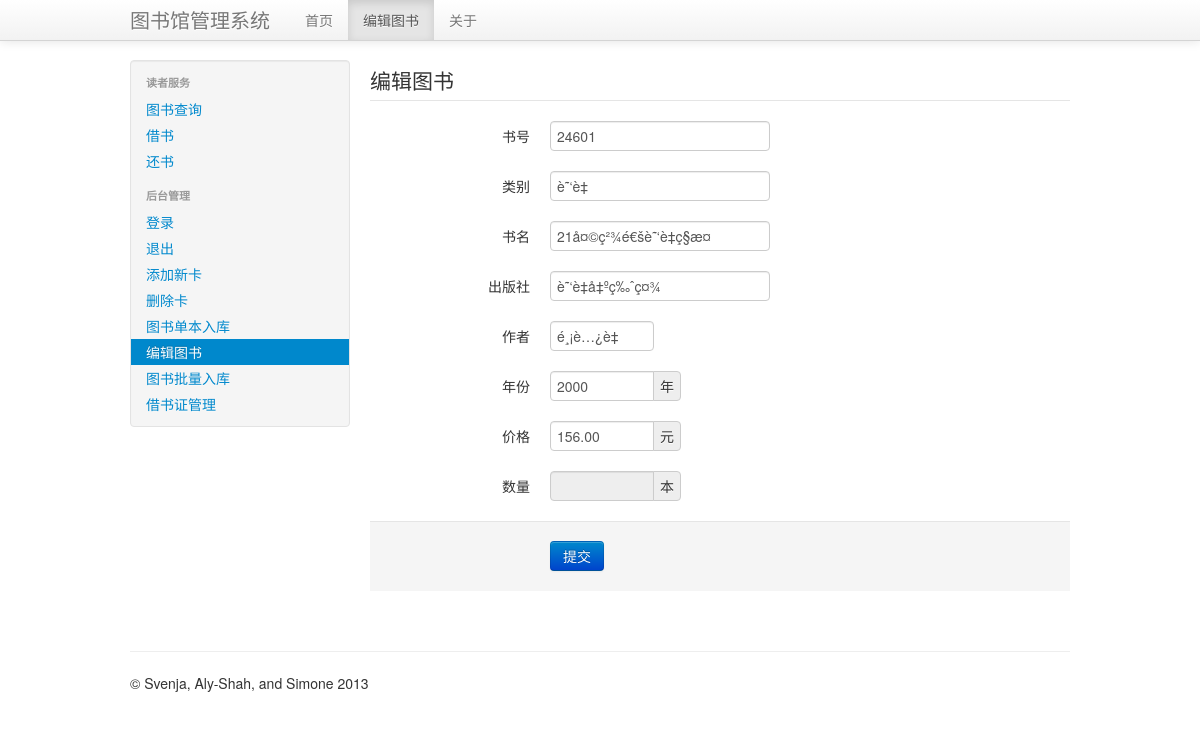
The app's page /edit.php?id=45 (signed in) with its own data.
### tables this page shows
CREATE TABLE IF NOT EXISTS `book` (
  `id` int(11) NOT NULL AUTO_INCREMENT,
  `book_id` char(15) NOT NULL,
  `category` varchar(20) NOT NULL,
  `title` varchar(40) NOT NULL,
  `publisher` varchar(30) NOT NULL,
  `year` year(4) NOT NULL,
  `author` varchar(20) NOT NULL,
  `price` decimal(7,2) NOT NULL,
  `total` int(11) NOT NULL,
  `stock` int(11) NOT NULL,
  PRIMARY KEY (`id`),
  UNIQUE KEY `book_id` (`book_id`)
);

### edit.php (the view, shortened to what this page needs)
<?php
$id = $_GET['id'];
require 'connect.php';
$sql = "SELECT * FROM book WHERE id = $id";
$result = mysqli_query($con, $sql);
$row = mysqli_fetch_array($result);
?>
<!DOCTYPE html>
<html lang="zh-CN">
	<head>
		<link href="css/bootstrap.min.css" rel="stylesheet">
	</head>
	<body>
		<div class="navbar navbar-fixed-top">
			<div class="navbar-inner">
				<div class="container">
					<a class="brand" href="index.php">图书馆管理系统</a>
					<div class="nav-collapse">
						<ul class="nav">
							<li><a href="index.php">首页</a></li>
							<li class="active"><a href="#">编辑图书</a></li>
							<li><a href="about.php">关于</a></li>
						</ul>
					</div>
				</div>
			</div>
		</div>
		<div class="container">
			<div class="row">
				<div class="span3">
					<div class="well sidebar-nav">
						<ul class="nav nav-list">
							<li class="nav-header">读者服务</li>
							<li><a href="index.php">图书查询</a></li>
							<li><a href="borrow.php">借书</a></li>
							<li><a href="return.php">还书</a></li>
							<li class="nav-header">后台管理</li>
							<li><a href="login.php">登录</a></li>
							<li><a href="logout.php">退出</a></li>
							<li><a href="register.php">添加新卡</a></li>
							<li><a href="delete.php">删除卡</a></li>
							<li><a href="add.php">图书单本入库</a></li>
							<li class="active"><a href="add.php">编辑图书</a></li>
							<li><a href="add-batch.php">图书批量入库</a></li>
							<li><a href="management.php">借书证管理</a></li>
						</ul>
					</div>
				</div>
				<div class="span9">
				<form class="form-horizontal" method="post" action="">
				<fieldset>
						<legend style="margin-bottom: 0;">编辑图书</legend>
						<div class="control-group">
								<label class="control-label" for="id_book_id">书号</label>
								<div class="controls">
										<input id="id_book_id" name="book_id" class="input-middle" type="text" value="<?php echo $row['book_id'] ?>">
								</div>
						</div>
						<div class="control-group">
								<label class="control-label" for="id_category">类别</label>
								<div class="controls">
										<input id="id_category" name="category" class="input-middle" type="text" value="<?php echo $row['category'] ?>">
								</div>
						</div>
						<div class="control-group">
								<label class="control-label" for="id_title">书名</label>
								<div class="controls">
										<input id="id_author" name="title" class="input-middle" type="text" value="<?php echo $row['title'] ?>">
								</div>
						</div>
						<div class="control-group">
								<label class="control-label" for="id_publisher">出版社</label>
								<div class="controls">
										<input id="id_publisher" name="publisher" class="input-middle" type="text" value="<?php echo $row['publisher'] ?>">
								</div>
						</div>
						<div class="control-group">
								<label class="control-label" for="id_author">作者</label>
								<div class="controls">
										<input id="id_author" name="author" class="input-small" type="text" value="<?php echo $row['author'] ?>">
								</div>
						</div>
						<div class="control-group">
								<label class="control-label" for="id_year">年份</label>
								<div class="controls">
									<div class="input-append">
										<input id="id_year" name="year" class="input-small" type="text" value="<?php echo $row['year'] ?>">
										<span class="add-on">年</span>
									</div>
								</div>
						</div>
						<div class="control-group">
								<label class="control-label" for="id_price">价格</label>
								<div class="controls">
									<div class="input-append">
										<input id="id_price" name="price" class="input-small" type="text" value="<?php echo $row['price'] ?>">
										<span class="add-on">元</span>
									</div>
								</div>
						</div>
						<div class="control-group">
								<label class="control-label" for="id_total">数量</label>
								<div class="controls">
									<div class="input-append">
										<input id="id_total" class="input-small" type="text" disabled>
										<span class="add-on">本</span>
									</div>
								</div>
						</div>
						<div class="form-actions">
								<button type="submit" class="btn btn-primary">提交</button>
						</div>
				</fieldset>
				</div>
<?php
	require "footer.php";
?>

### edit.php (style rules this page uses)
body { padding-top: 60px; padding-bottom: 40px; }
.sidebar-nav { padding: 9px 0; }

### records on screen
book: book_id "24601", category "è˜‘è‡", title "21å¤©ç²¾é€šè˜‘è‡ç§æ¤", publisher "è˜‘è‡å‡ºç‰ˆç¤¾", author "é¸¡è…¿è‡", year "2000", price "156.00"
